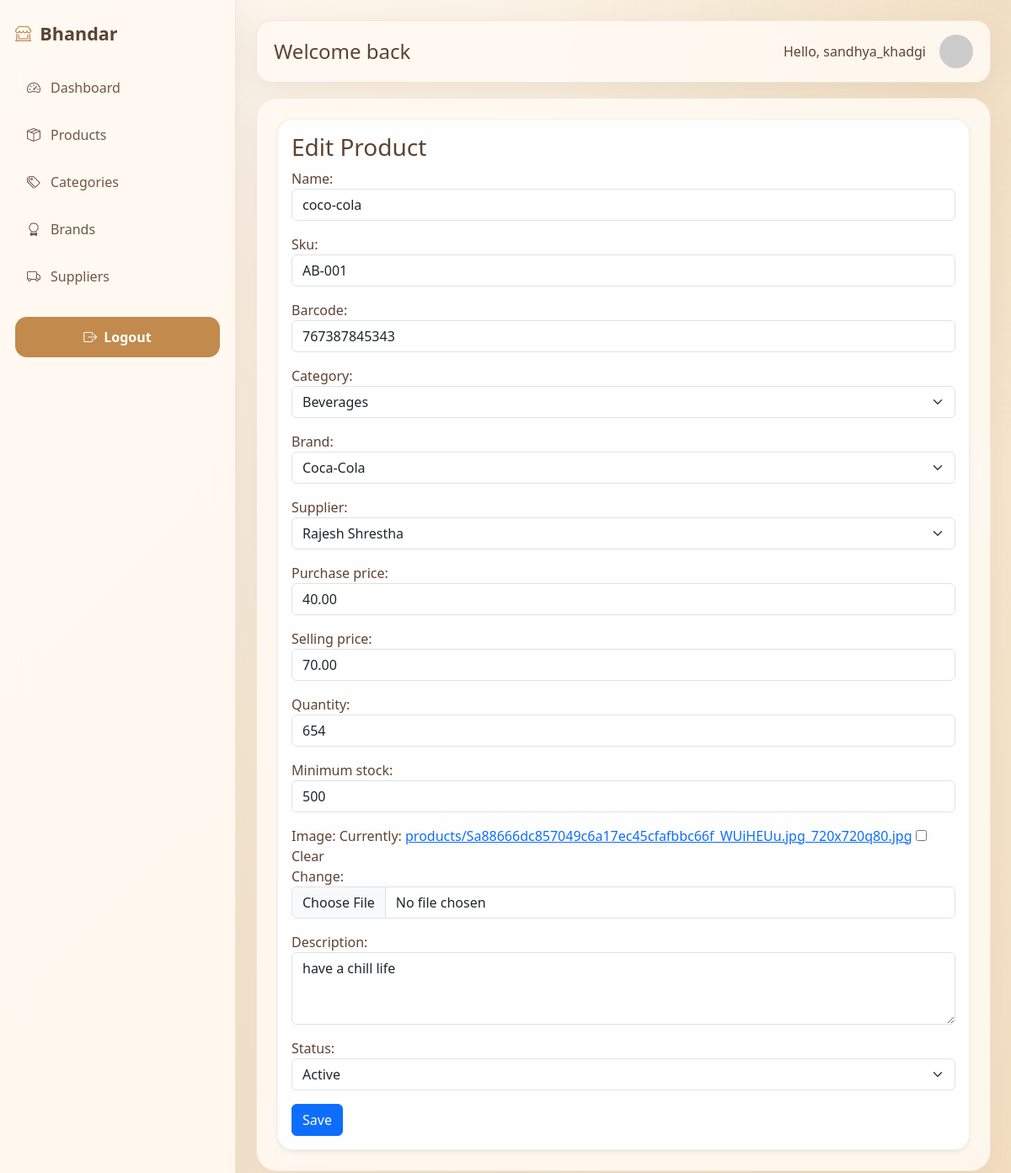
The app's page /products/4/edit/ (signed in) with its own data.
### products/models.py (models this page shows, shortened)
class Product(models.Model):
    STATUS_CHOICES = [
        ('active', 'Active'),
        ('inactive', 'Inactive'),
        ('archived', 'Archived'),
    ]
    name = models.CharField(max_length=200)
    sku = models.CharField(max_length=50, unique=True)
    barcode = models.CharField(max_length=100, unique=True)
    category = models.ForeignKey(Category, on_delete=models.SET_NULL, null=True, blank=True, related_name='products')
    brand = models.ForeignKey(Brand, on_delete=models.SET_NULL, null=True, blank=True, related_name='products')
    supplier = models.ForeignKey(Supplier, on_delete=models.SET_NULL, null=True, blank=True, related_name='products')
    purchase_price = models.DecimalField(max_digits=10, decimal_places=2, default=0)
    selling_price = models.DecimalField(max_digits=10, decimal_places=2, default=0)
    quantity = models.PositiveIntegerField(default=0)
    minimum_stock = models.PositiveIntegerField(default=5)
    image = models.ImageField(upload_to='products/', blank=True, null=True)
    description = models.TextField(blank=True)
    status = models.CharField(max_length=20, choices=STATUS_CHOICES, default='active')
    created_at = models.DateTimeField(auto_now_add=True)
    class Meta:
        ordering = ['name']

### categories/models.py (models this page shows)
class Category(models.Model):
    name = models.CharField(max_length=100, unique=True)
    description = models.TextField(blank=True)
    is_active = models.BooleanField(default=True)
    created_at = models.DateTimeField(auto_now_add=True)
    class Meta:
        ordering = ['name']
    def __str__(self):
        return self.name

### brands/models.py (models this page shows)
class Brand(models.Model):
    name = models.CharField(max_length=100, unique=True)
    description = models.TextField(blank=True)
    is_active = models.BooleanField(default=True)
    created_at = models.DateTimeField(auto_now_add=True)
    class Meta:
        ordering = ['name']
    def __str__(self):
        return self.name

### suppliers/models.py (models this page shows)
class Supplier(models.Model):
    name = models.CharField(max_length=150)
    company_name = models.CharField(max_length=150, blank=True)
    email = models.EmailField(blank=True)
    phone = models.CharField(max_length=20, blank=True)
    address = models.TextField(blank=True)
    is_active = models.BooleanField(default=True)
    created_at = models.DateTimeField(auto_now_add=True)
    class Meta:
        ordering = ['name']
    def __str__(self):
        return self.name

### products/views.py (the view)
# urls.py: path('<int:pk>/edit/', ProductUpdateView.as_view(), name='product_update'),
class ProductUpdateView(LoginRequiredMixin, UpdateView):
    model = Product
    form_class = ProductForm
    template_name = 'products/product_form.html'
    success_url = reverse_lazy('products:product_list')

### templates/products/product_form.html (shortened to what this page needs)
{% extends 'base.html' %}
{% block content %}
<div class="card shadow-sm">
    <div class="card-body">
        <h3>{% if form.instance.pk %}Edit{% else %}Create{% endif %} Product</h3>
        <form method="post" enctype="multipart/form-data">
            {{ form.as_p }}
            <button type="submit" class="btn btn-primary">Save</button>
        </form>
    </div>
</div>
{% endblock %}

### templates/base.html (shortened to what this page needs)
<!DOCTYPE html>
<html lang="en">
<head>
    <link rel="stylesheet" href="https://cdn.jsdelivr.net/npm/bootstrap@5.3.3/dist/css/bootstrap.min.css">
    <link rel="stylesheet" href="https://cdn.jsdelivr.net/npm/bootstrap-icons@1.11.3/font/bootstrap-icons.css">
</head>
<body>
    <div class="page-shell">
        <aside class="sidebar">
            <a class="sidebar-brand" href="{% url 'dashboard:home' %}">
    <i class="bi bi-shop-window"></i>
                <span>Bhandar</span>
            </a>
            <div class="nav-section">
                <a class="sidebar-link{% if request.resolver_match.namespace == 'dashboard' %} active{% endif %}" href="{% url 'dashboard:home' %}"><i class="bi bi-speedometer2"></i><span>Dashboard</span></a>
                <a class="sidebar-link" href="{% url 'products:product_list' %}"><i class="bi bi-box-seam"></i><span>Products</span></a>
                <a class="sidebar-link" href="{% url 'categories:category_list' %}"><i class="bi bi-tags"></i><span>Categories</span></a>
                <a class="sidebar-link" href="{% url 'brands:brand_list' %}"><i class="bi bi-award"></i><span>Brands</span></a>
                <a class="sidebar-link" href="{% url 'suppliers:supplier_list' %}"><i class="bi bi-truck"></i><span>Suppliers</span></a>
            </div>
           <div class="mt-4">
    {% if user.is_authenticated %}
        <form method="post" action="{% url 'accounts:logout' %}">
            <button type="submit" class="logout-btn">
                <i class="bi bi-box-arrow-right"></i> Logout
            </button>
        </form>
    {% else %}
        <a href="{% url 'accounts:login' %}" class="login-btn">
            <i class="bi bi-box-arrow-in-right"></i> Login
        </a>
    {% endif %}
</div>
        </aside>
        <main class="main-content">
            <div class="topbar">
                <div>
                    <h4 class="mb-0">Welcome back</h4>
                </div>
                <div class="d-flex align-items-center gap-3">
    <span>Hello, {{ user.username }}</span>
    <img src="https://ui-avatars.com/api/?name={{ user.username }}&background=2563eb&color=fff"
         class="rounded-circle"
         width="40"
         height="40">
</div>
            </div>
            <div class="content-panel">
                {% block content %}{% endblock %}
            </div>
        </main>
    </div>
</body>
</html>

### templates/base.html (style rules this page uses)
body { margin: 0; min-height: 100vh; font-family: 'Segoe UI', Tahoma, Geneva, Verdana, sans-serif; color: #5c4332; background: linear-gradient(135deg, #fdf8f2 0%, #f8ecd8 45%, #f3dfc2 100%); }
body::before { content: ''; position: fixed; inset: 0; background: radial-gradient(circle at top right, rgba(222, 184, 135, 0.25), transparent 30%); pointer-events: none; z-index: -1; }
.page-shell { display: flex; min-height: 100vh; }
.sidebar { width: 280px; padding: 24px 18px; background: rgba(255, 250, 243, 0.88); backdrop-filter: blur(18px); border-right: 1px solid rgba(181, 148, 105, 0.18); box-shadow: 0 12px 40px rgba(133, 94, 66, 0.12); }
.sidebar-brand { display: flex; align-items: center; gap: 10px; text-decoration: none; color: #5c4332; font-size: 1.35rem; font-weight: 700; margin-bottom: 24px; }
.sidebar-brand i { font-size: 1.2rem; color: #c28a4d; }
.nav-section { margin-top: 12px; }
.sidebar-link { display: flex; align-items: center; gap: 12px; padding: 12px 14px; border-radius: 14px; color: #6d5846; text-decoration: none; transition: all 0.25s ease; margin-bottom: 8px; }
.main-content { flex: 1; padding: 24px; display: flex; flex-direction: column; gap: 18px; }
.topbar { padding: 16px 20px; background: rgba(255, 250, 243, 0.88); border: 1px solid rgba(181, 148, 105, 0.18); border-radius: 18px; box-shadow: 0 10px 30px rgba(133, 94, 66, 0.10); backdrop-filter: blur(14px); display: flex; justify-content: space-between; align-items: center; gap: 12px; }
.content-panel { padding: 24px; background: rgba(255, 250, 243, 0.88); border: 1px solid rgba(181, 148, 105, 0.18); border-radius: 24px; box-shadow: 0 16px 40px rgba(133, 94, 66, 0.10); backdrop-filter: blur(16px); }
.card { background: rgba(255, 255, 255, 0.95); color: #5c4332; border: 1px solid rgba(181, 148, 105, 0.15); border-radius: 18px; box-shadow: 0 10px 30px rgba(133, 94, 66, 0.10); transition: transform 0.25s ease, box-shadow 0.25s ease; }
.logout-btn, .login-btn { width: 100%; display: flex; justify-content: center; align-items: center; gap: 8px; padding: 12px; background: #c28a4d; color: #fff; border: none; border-radius: 14px; font-weight: 600; text-decoration: none; transition: all 0.3s ease; cursor: pointer; }

### records on screen
Product: name "coco-cola", sku "AB-001", barcode "767387845343", category "Beverages", brand "Coca-Cola", supplier "Rajesh Shrestha", purchase_price "40.00", selling_price "70.00", quantity "654", minimum_stock "500", description "have a chill life", status "Active"

### other values on screen
{{ user.username }} "sandhya_khadgi"
